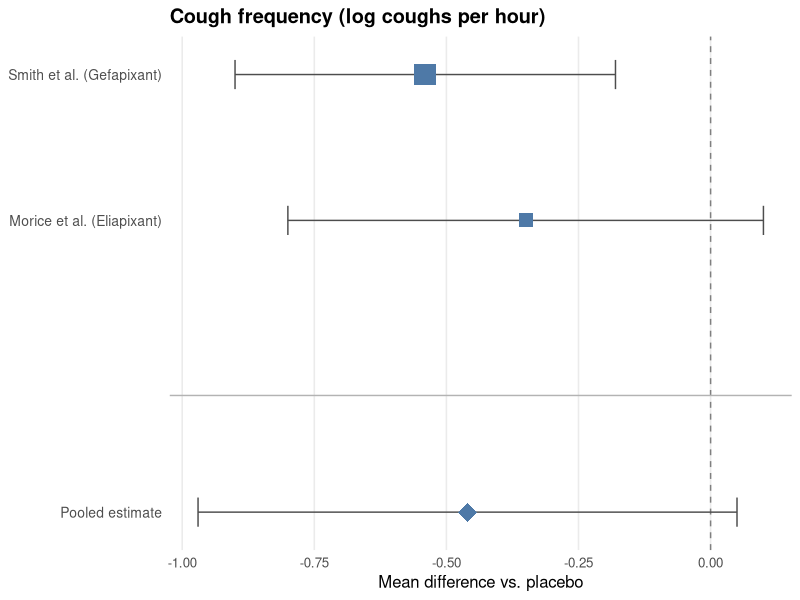
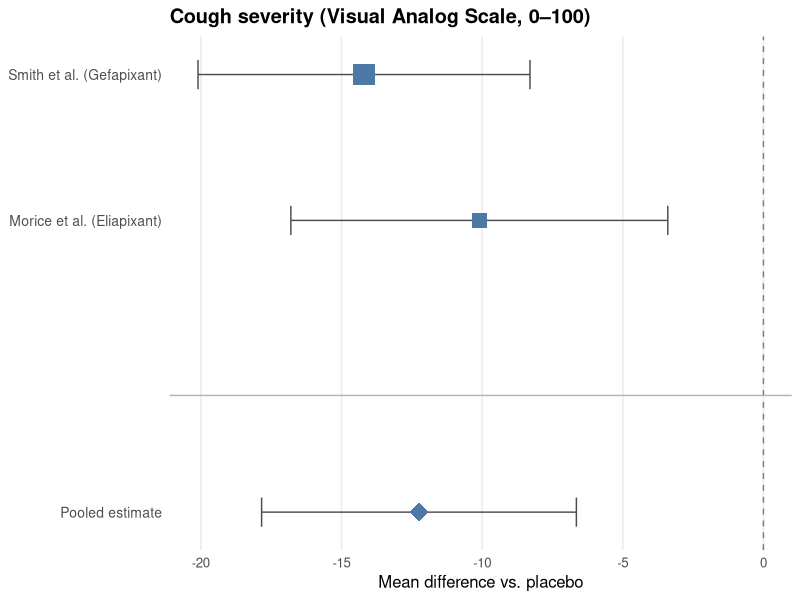
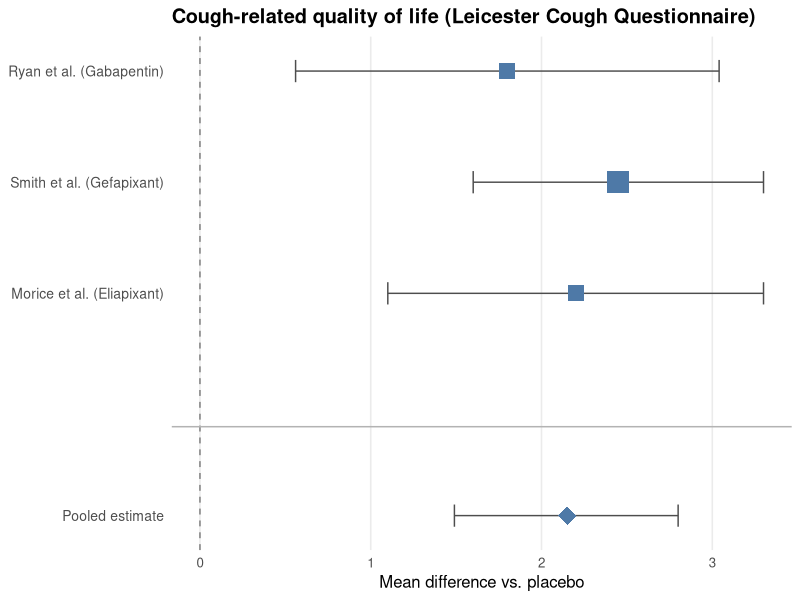

The R source for these figures, in order:
## ---- chunk 1
library(tidyverse)
library(ggplot2)

# Forest plot function
forest_plot <- function(studies, estimates, lower, upper,
                        weights, pooled_est, pooled_lower,
                        pooled_upper, title, xlab,
                        null_value = 0) {

  n <- length(studies)
  df_studies <- tibble(
    label    = studies,
    est      = estimates,
    lo       = lower,
    hi       = upper,
    weight   = weights,
    y        = (n + 2):3,
    is_pool  = FALSE
  )

  df_pool <- tibble(
    label   = "Pooled estimate",
    est     = pooled_est,
    lo      = pooled_lower,
    hi      = pooled_upper,
    weight  = NA,
    y       = 1,
    is_pool = TRUE
  )

  df <- bind_rows(df_studies, df_pool)

  # Scale square sizes by weight
  max_w  <- max(weights, na.rm = TRUE)
  df$sz  <- ifelse(df$is_pool, 6, 3 + 4 * (df$weight / max_w))

  ggplot(df, aes(x = est, y = y)) +
    geom_vline(xintercept = null_value, linetype = "dashed",
               color = "gray50") +
    geom_errorbarh(aes(xmin = lo, xmax = hi),
                   height = 0.2, color = "gray30") +
    geom_point(aes(size = sz, shape = is_pool),
               color = "#4E79A7", fill = "#4E79A7") +
    scale_shape_manual(values = c("FALSE" = 15, "TRUE" = 18)) +
    scale_size_identity() +
    scale_y_continuous(
      breaks = df$y,
      labels = df$label
    ) +
    geom_hline(yintercept = 1.8, color = "gray70") +
    labs(title = title, x = xlab, y = NULL) +
    theme_minimal(base_size = 12) +
    theme(
      plot.title       = element_text(face = "bold"),
      panel.grid.minor = element_blank(),
      panel.grid.major.y = element_blank(),
      legend.position  = "none",
      axis.text.y      = element_text(size = 10)
    )
}

# Cough frequency (log coughs per hour)
p_freq <- forest_plot(
  studies      = c("Smith et al. (Gefapixant)", "Morice et al. (Eliapixant)"),
  estimates    = c(-0.54, -0.35),
  lower        = c(-0.90, -0.80),
  upper        = c(-0.18,  0.10),
  weights      = c(0.75, 0.25),
  pooled_est   = -0.46,
  pooled_lower = -0.97,
  pooled_upper =  0.05,
  title        = "Cough frequency (log coughs per hour)",
  xlab         = "Mean difference vs. placebo"
)

# VAS severity
p_vas <- forest_plot(
  studies      = c("Smith et al. (Gefapixant)", "Morice et al. (Eliapixant)"),
  estimates    = c(-14.2, -10.1),
  lower        = c(-20.1, -16.8),
  upper        = c(-8.3,  -3.4),
  weights      = c(0.70, 0.30),
  pooled_est   = -12.24,
  pooled_lower = -17.84,
  pooled_upper =  -6.65,
  title        = "Cough severity (Visual Analog Scale, 0–100)",
  xlab         = "Mean difference vs. placebo"
)

# LCQ quality of life
p_lcq <- forest_plot(
  studies      = c("Ryan et al. (Gabapentin)", "Smith et al. (Gefapixant)",
                   "Morice et al. (Eliapixant)"),
  estimates    = c(1.80, 2.45, 2.20),
  lower        = c(0.56, 1.60, 1.10),
  upper        = c(3.04, 3.30, 3.30),
  weights      = c(0.25, 0.50, 0.25),
  pooled_est   =  2.15,
  pooled_lower =  1.49,
  pooled_upper =  2.80,
  title        = "Cough-related quality of life (Leicester Cough Questionnaire)",
  xlab         = "Mean difference vs. placebo"
)

p_freq
p_vas
p_lcq
